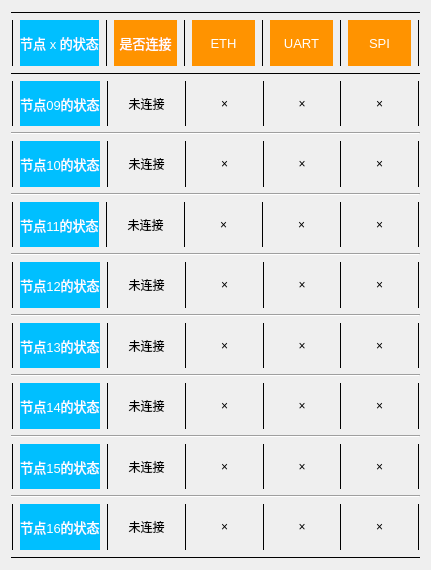
  <widget class="QWidget" name="gridLayoutWidget_2">
   <property name="geometry">
    <rect>
     <x>460</x>
     <y>50</y>
     <width>431</width>
     <height>570</height>
    </rect>
   </property>
   <layout class="QGridLayout" name="gridLayout_2">
    <item row="0" column="0">
     <widget class="Line" name="line_76">
      <property name="frameShadow">
       <enum>QFrame::Plain</enum>
      </property>
      <property name="orientation">
       <enum>Qt::Horizontal</enum>
      </property>
     </widget>
    </item>
    <item row="10" column="0">
     <widget class="Line" name="line_86">
      <property name="orientation">
       <enum>Qt::Horizontal</enum>
      </property>
     </widget>
    </item>
    <item row="11" column="0">
     <layout class="QHBoxLayout" name="horizontalLayout_15">
      <item>
       <widget class="Line" name="line_77">
        <property name="frameShadow">
         <enum>QFrame::Plain</enum>
        </property>
        <property name="orientation">
         <enum>Qt::Vertical</enum>
        </property>
       </widget>
      </item>
      <item>
       <widget class="QLabel" name="label_64">
        <property name="styleSheet">
         <string notr="true">background-color:DeepSkyBlue;
font-size:13px;
color:white;</string>
        </property>
        <property name="text">
         <string>节点13的状态</string>
        </property>
        <property name="scaledContents">
         <bool>true</bool>
        </property>
        <property name="alignment">
         <set>Qt::AlignCenter</set>
        </property>
        <property name="margin">
         <number>10</number>
        </property>
       </widget>
      </item>
      <item>
       <widget class="Line" name="line_78">
        <property name="frameShadow">
         <enum>QFrame::Plain</enum>
        </property>
        <property name="orientation">
         <enum>Qt::Vertical</enum>
        </property>
       </widget>
      </item>
      <item>
       <widget class="QLabel" name="label_65">
        <property name="text">
         <string>  未连接  </string>
        </property>
        <property name="alignment">
         <set>Qt::AlignCenter</set>
        </property>
        <property name="margin">
         <number>0</number>
        </property>
       </widget>
      </item>
      <item>
       <widget class="Line" name="line_79">
        <property name="frameShadow">
         <enum>QFrame::Plain</enum>
        </property>
        <property name="orientation">
         <enum>Qt::Vertical</enum>
        </property>
       </widget>
      </item>
      <item>
       <widget class="QLabel" name="label_66">
        <property name="text">
         <string>×</string>
        </property>
        <property name="alignment">
         <set>Qt::AlignCenter</set>
        </property>
       </widget>
      </item>
      <item>
       <widget class="Line" name="line_80">
        <property name="frameShadow">
         <enum>QFrame::Plain</enum>
        </property>
        <property name="orientation">
         <enum>Qt::Vertical</enum>
        </property>
       </widget>
      </item>
      <item>
       <widget class="QLabel" name="label_67">
        <property name="text">
         <string>×</string>
        </property>
        <property name="alignment">
         <set>Qt::AlignCenter</set>
        </property>
       </widget>
      </item>
      <item>
       <widget class="Line" name="line_87">
        <property name="frameShadow">
         <enum>QFrame::Plain</enum>
        </property>
        <property name="orientation">
         <enum>Qt::Vertical</enum>
        </property>
       </widget>
      </item>
      <item>
       <widget class="QLabel" name="label_68">
        <property name="text">
         <string>×</string>
        </property>
        <property name="alignment">
         <set>Qt::AlignCenter</set>
        </property>
       </widget>
      </item>
      <item>
       <widget class="Line" name="line_88">
        <property name="frameShadow">
         <enum>QFrame::Plain</enum>
        </property>
        <property name="orientation">
         <enum>Qt::Vertical</enum>
        </property>
       </widget>
      </item>
     </layout>
    </item>
    <item row="4" column="0">
     <widget class="Line" name="line_89">
      <property name="orientation">
       <enum>Qt::Horizontal</enum>
      </property>
     </widget>
    </item>
    <item row="3" column="0">
     <layout class="QHBoxLayout" name="horizontalLayout_16">
      <item>
       <widget class="Line" name="line_90">
        <property name="frameShadow">
         <enum>QFrame::Plain</enum>
        </property>
        <property name="orientation">
         <enum>Qt::Vertical</enum>
        </property>
       </widget>
      </item>
      <item>
       <widget class="QLabel" name="label_15">
        <property name="styleSheet">
         <string notr="true">background-color:DeepSkyBlue;
font-size:13px;
color:white;</string>
        </property>
        <property name="text">
         <string>节点09的状态</string>
        </property>
        <property name="scaledContents">
         <bool>true</bool>
        </property>
        <property name="alignment">
         <set>Qt::AlignCenter</set>
        </property>
        <property name="margin">
         <number>10</number>
        </property>
       </widget>
      </item>
      <item>
       <widget class="Line" name="line_91">
        <property name="frameShadow">
         <enum>QFrame::Plain</enum>
        </property>
        <property name="orientation">
         <enum>Qt::Vertical</enum>
        </property>
       </widget>
      </item>
      <item>
       <widget class="QLabel" name="label_69">
        <property name="text">
         <string>  未连接  </string>
        </property>
        <property name="alignment">
         <set>Qt::AlignCenter</set>
        </property>
        <property name="margin">
         <number>0</number>
        </property>
       </widget>
      </item>
      <item>
       <widget class="Line" name="line_92">
        <property name="frameShadow">
         <enum>QFrame::Plain</enum>
        </property>
        <property name="orientation">
         <enum>Qt::Vertical</enum>
        </property>
       </widget>
      </item>
      <item>
       <widget class="QLabel" name="label_70">
        <property name="text">
         <string>×</string>
        </property>
        <property name="alignment">
         <set>Qt::AlignCenter</set>
        </property>
       </widget>
      </item>
      <item>
       <widget class="Line" name="line_93">
        <property name="frameShadow">
         <enum>QFrame::Plain</enum>
        </property>
        <property name="orientation">
         <enum>Qt::Vertical</enum>
        </property>
       </widget>
      </item>
      <item>
       <widget class="QLabel" name="label_71">
        <property name="text">
         <string>×</string>
        </property>
        <property name="alignment">
         <set>Qt::AlignCenter</set>
        </property>
       </widget>
      </item>
      <item>
       <widget class="Line" name="line_94">
        <property name="frameShadow">
         <enum>QFrame::Plain</enum>
        </property>
        <property name="orientation">
         <enum>Qt::Vertical</enum>
        </property>
       </widget>
      </item>
      <item>
       <widget class="QLabel" name="label_72">
        <property name="text">
         <string>×</string>
        </property>
        <property name="alignment">
         <set>Qt::AlignCenter</set>
        </property>
       </widget>
      </item>
      <item>
       <widget class="Line" name="line_95">
        <property name="frameShadow">
         <enum>QFrame::Plain</enum>
        </property>
        <property name="orientation">
         <enum>Qt::Vertical</enum>
        </property>
       </widget>
      </item>
     </layout>
    </item>
    <item row="12" column="0">
     <widget class="Line" name="line_96">
      <property name="orientation">
       <enum>Qt::Horizontal</enum>
      </property>
     </widget>
    </item>
    <item row="5" column="0">
     <layout class="QHBoxLayout" name="horizontalLayout_17">
      <item>
       <widget class="Line" name="line_97">
        <property name="frameShadow">
         <enum>QFrame::Plain</enum>
        </property>
        <property name="orientation">
         <enum>Qt::Vertical</enum>
        </property>
       </widget>
      </item>
      <item>
       <widget class="QLabel" name="label_16">
        <property name="styleSheet">
         <string notr="true">background-color:DeepSkyBlue;
font-size:13px;
color:white;</string>
        </property>
        <property name="text">
         <string>节点10的状态</string>
        </property>
        <property name="scaledContents">
         <bool>true</bool>
        </property>
        <property name="alignment">
         <set>Qt::AlignCenter</set>
        </property>
        <property name="margin">
         <number>10</number>
        </property>
       </widget>
      </item>
      <item>
       <widget class="Line" name="line_98">
        <property name="frameShadow">
         <enum>QFrame::Plain</enum>
        </property>
        <property name="orientation">
         <enum>Qt::Vertical</enum>
        </property>
       </widget>
      </item>
      <item>
       <widget class="QLabel" name="label_73">
        <property name="text">
         <string>  未连接  </string>
        </property>
        <property name="alignment">
         <set>Qt::AlignCenter</set>
        </property>
        <property name="margin">
         <number>0</number>
        </property>
       </widget>
      </item>
      <item>
       <widget class="Line" name="line_99">
        <property name="frameShadow">
         <enum>QFrame::Plain</enum>
        </property>
        <property name="orientation">
         <enum>Qt::Vertical</enum>
        </property>
       </widget>
      </item>
      <item>
       <widget class="QLabel" name="label_74">
        <property name="text">
         <string>×</string>
        </property>
        <property name="alignment">
         <set>Qt::AlignCenter</set>
        </property>
       </widget>
      </item>
      <item>
       <widget class="Line" name="line_100">
        <property name="frameShadow">
         <enum>QFrame::Plain</enum>
        </property>
        <property name="orientation">
         <enum>Qt::Vertical</enum>
        </property>
       </widget>
      </item>
      <item>
       <widget class="QLabel" name="label_75">
        <property name="text">
         <string>×</string>
        </property>
        <property name="alignment">
         <set>Qt::AlignCenter</set>
        </property>
       </widget>
      </item>
      <item>
       <widget class="Line" name="line_101">
        <property name="frameShadow">
         <enum>QFrame::Plain</enum>
        </property>
        <property name="orientation">
         <enum>Qt::Vertical</enum>
        </property>
       </widget>
      </item>
      <item>
       <widget class="QLabel" name="label_76">
        <property name="text">
         <string>×</string>
        </property>
        <property name="alignment">
         <set>Qt::AlignCenter</set>
        </property>
       </widget>
      </item>
      <item>
       <widget class="Line" name="line_102">
        <property name="frameShadow">
         <enum>QFrame::Plain</enum>
        </property>
        <property name="orientation">
         <enum>Qt::Vertical</enum>
        </property>
       </widget>
      </item>
     </layout>
    </item>
    <item row="9" column="0">
     <layout class="QHBoxLayout" name="horizontalLayout_18">
      <item>
       <widget class="Line" name="line_103">
        <property name="frameShadow">
         <enum>QFrame::Plain</enum>
        </property>
        <property name="orientation">
         <enum>Qt::Vertical</enum>
        </property>
       </widget>
      </item>
      <item>
       <widget class="QLabel" name="label_77">
        <property name="styleSheet">
         <string notr="true">background-color:DeepSkyBlue;
font-size:13px;
color:white;</string>
        </property>
        <property name="text">
         <string>节点12的状态</string>
        </property>
        <property name="scaledContents">
         <bool>true</bool>
        </property>
        <property name="alignment">
         <set>Qt::AlignCenter</set>
        </property>
        <property name="margin">
         <number>10</number>
        </property>
       </widget>
      </item>
      <item>
       <widget class="Line" name="line_104">
        <property name="frameShadow">
         <enum>QFrame::Plain</enum>
        </property>
        <property name="orientation">
         <enum>Qt::Vertical</enum>
        </property>
       </widget>
      </item>
      <item>
       <widget class="QLabel" name="label_78">
        <property name="text">
         <string>  未连接  </string>
        </property>
        <property name="alignment">
         <set>Qt::AlignCenter</set>
        </property>
        <property name="margin">
         <number>0</number>
        </property>
       </widget>
      </item>
      <item>
       <widget class="Line" name="line_105">
        <property name="frameShadow">
         <enum>QFrame::Plain</enum>
        </property>
        <property name="orientation">
         <enum>Qt::Vertical</enum>
        </property>
       </widget>
      </item>
      <item>
       <widget class="QLabel" name="label_79">
        <property name="text">
         <string>×</string>
        </property>
        <property name="alignment">
         <set>Qt::AlignCenter</set>
        </property>
       </widget>
      </item>
      <item>
       <widget class="Line" name="line_106">
        <property name="frameShadow">
         <enum>QFrame::Plain</enum>
        </property>
        <property name="orientation">
         <enum>Qt::Vertical</enum>
        </property>
       </widget>
      </item>
      <item>
       <widget class="QLabel" name="label_80">
        <property name="text">
         <string>×</string>
        </property>
        <property name="alignment">
         <set>Qt::AlignCenter</set>
        </property>
       </widget>
      </item>
      <item>
       <widget class="Line" name="line_107">
        <property name="frameShadow">
         <enum>QFrame::Plain</enum>
        </property>
        <property name="orientation">
         <enum>Qt::Vertical</enum>
        </property>
       </widget>
      </item>
      <item>
       <widget class="QLabel" name="label_81">
        <property name="text">
         <string>×</string>
        </property>
        <property name="alignment">
         <set>Qt::AlignCenter</set>
        </property>
       </widget>
      </item>
      <item>
       <widget class="Line" name="line_108">
        <property name="frameShadow">
         <enum>QFrame::Plain</enum>
        </property>
        <property name="orientation">
         <enum>Qt::Vertical</enum>
        </property>
       </widget>
      </item>
     </layout>
    </item>
    <item row="8" column="0">
     <widget class="Line" name="line_109">
      <property name="orientation">
       <enum>Qt::Horizontal</enum>
      </property>
     </widget>
    </item>
    <item row="6" column="0">
     <widget class="Line" name="line_110">
      <property name="orientation">
       <enum>Qt::Horizontal</enum>
      </property>
     </widget>
    </item>
    <item row="15" column="0">
     <layout class="QHBoxLayout" name="horizontalLayout_19">
      <item>
       <widget class="Line" name="line_111">
        <property name="frameShadow">
         <enum>QFrame::Plain</enum>
        </property>
        <property name="orientation">
         <enum>Qt::Vertical</enum>
        </property>
       </widget>
      </item>
      <item>
       <widget class="QLabel" name="label_82">
        <property name="styleSheet">
         <string notr="true">background-color:DeepSkyBlue;
font-size:13px;
color:white;</string>
        </property>
        <property name="text">
         <string>节点15的状态</string>
        </property>
        <property name="scaledContents">
         <bool>true</bool>
        </property>
        <property name="alignment">
         <set>Qt::AlignCenter</set>
        </property>
        <property name="margin">
         <number>10</number>
        </property>
       </widget>
      </item>
      <item>
       <widget class="Line" name="line_112">
        <property name="frameShadow">
         <enum>QFrame::Plain</enum>
        </property>
        <property name="orientation">
         <enum>Qt::Vertical</enum>
        </property>
       </widget>
      </item>
      <item>
       <widget class="QLabel" name="label_83">
        <property name="text">
         <string>  未连接  </string>
        </property>
        <property name="alignment">
         <set>Qt::AlignCenter</set>
        </property>
        <property name="margin">
         <number>0</number>
        </property>
       </widget>
      </item>
      <item>
       <widget class="Line" name="line_113">
        <property name="frameShadow">
         <enum>QFrame::Plain</enum>
        </property>
        <property name="orientation">
         <enum>Qt::Vertical</enum>
        </property>
       </widget>
      </item>
      <item>
       <widget class="QLabel" name="label_84">
        <property name="text">
         <string>×</string>
        </property>
        <property name="alignment">
         <set>Qt::AlignCenter</set>
        </property>
       </widget>
      </item>
      <item>
       <widget class="Line" name="line_114">
        <property name="frameShadow">
         <enum>QFrame::Plain</enum>
        </property>
        <property name="orientation">
         <enum>Qt::Vertical</enum>
        </property>
       </widget>
      </item>
      <item>
       <widget class="QLabel" name="label_85">
        <property name="text">
         <string>×</string>
        </property>
        <property name="alignment">
         <set>Qt::AlignCenter</set>
        </property>
       </widget>
      </item>
      <item>
       <widget class="Line" name="line_115">
        <property name="frameShadow">
         <enum>QFrame::Plain</enum>
        </property>
        <property name="orientation">
         <enum>Qt::Vertical</enum>
        </property>
       </widget>
      </item>
      <item>
       <widget class="QLabel" name="label_86">
        <property name="text">
         <string>×</string>
        </property>
        <property name="alignment">
         <set>Qt::AlignCenter</set>
        </property>
       </widget>
      </item>
      <item>
       <widget class="Line" name="line_116">
        <property name="frameShadow">
         <enum>QFrame::Plain</enum>
        </property>
        <property name="orientation">
         <enum>Qt::Vertical</enum>
        </property>
       </widget>
      </item>
     </layout>
    </item>
    <item row="13" column="0">
     <layout class="QHBoxLayout" name="horizontalLayout_20">
      <item>
       <widget class="Line" name="line_117">
        <property name="frameShadow">
         <enum>QFrame::Plain</enum>
        </property>
        <property name="orientation">
         <enum>Qt::Vertical</enum>
        </property>
       </widget>
      </item>
      <item>
       <widget class="QLabel" name="label_87">
        <property name="styleSheet">
         <string notr="true">background-color:DeepSkyBlue;
font-size:13px;
color:white;</string>
        </property>
        <property name="text">
         <string>节点14的状态</string>
        </property>
        <property name="scaledContents">
         <bool>true</bool>
        </property>
        <property name="alignment">
         <set>Qt::AlignCenter</set>
        </property>
        <property name="margin">
         <number>10</number>
        </property>
       </widget>
      </item>
      <item>
       <widget class="Line" name="line_118">
        <property name="frameShadow">
         <enum>QFrame::Plain</enum>
        </property>
        <property name="orientation">
         <enum>Qt::Vertical</enum>
        </property>
       </widget>
      </item>
      <item>
       <widget class="QLabel" name="label_88">
        <property name="text">
         <string>  未连接  </string>
        </property>
        <property name="alignment">
         <set>Qt::AlignCenter</set>
        </property>
        <property name="margin">
         <number>0</number>
        </property>
       </widget>
      </item>
      <item>
       <widget class="Line" name="line_119">
        <property name="frameShadow">
         <enum>QFrame::Plain</enum>
        </property>
        <property name="orientation">
         <enum>Qt::Vertical</enum>
        </property>
       </widget>
      </item>
      <item>
       <widget class="QLabel" name="label_89">
        <property name="text">
         <string>×</string>
        </property>
        <property name="alignment">
         <set>Qt::AlignCenter</set>
        </property>
       </widget>
      </item>
      <item>
       <widget class="Line" name="line_120">
        <property name="frameShadow">
         <enum>QFrame::Plain</enum>
        </property>
        <property name="orientation">
         <enum>Qt::Vertical</enum>
        </property>
       </widget>
      </item>
      <item>
       <widget class="QLabel" name="label_90">
        <property name="text">
         <string>×</string>
        </property>
        <property name="alignment">
         <set>Qt::AlignCenter</set>
        </property>
       </widget>
      </item>
      <item>
       <widget class="Line" name="line_121">
        <property name="frameShadow">
         <enum>QFrame::Plain</enum>
        </property>
        <property name="orientation">
         <enum>Qt::Vertical</enum>
        </property>
       </widget>
      </item>
      <item>
       <widget class="QLabel" name="label_91">
        <property name="text">
         <string>×</string>
        </property>
        <property name="alignment">
         <set>Qt::AlignCenter</set>
        </property>
       </widget>
      </item>
      <item>
       <widget class="Line" name="line_122">
        <property name="frameShadow">
         <enum>QFrame::Plain</enum>
        </property>
        <property name="orientation">
         <enum>Qt::Vertical</enum>
        </property>
       </widget>
      </item>
     </layout>
    </item>
    <item row="1" column="0">
     <layout class="QHBoxLayout" name="horizontalLayout_21">
      <item>
       <widget class="Line" name="line_123">
        <property name="frameShadow">
         <enum>QFrame::Plain</enum>
        </property>
        <property name="orientation">
         <enum>Qt::Vertical</enum>
        </property>
       </widget>
      </item>
      <item>
       <widget class="QLabel" name="label_17">
        <property name="styleSheet">
         <string notr="true">background-color:DeepSkyBlue;
font-size:13px;
color:white;</string>
        </property>
        <property name="text">
         <string>节点 x 的状态</string>
        </property>
        <property name="scaledContents">
         <bool>true</bool>
        </property>
        <property name="alignment">
         <set>Qt::AlignCenter</set>
        </property>
        <property name="margin">
         <number>10</number>
        </property>
       </widget>
      </item>
      <item>
       <widget class="Line" name="line_124">
        <property name="frameShadow">
         <enum>QFrame::Plain</enum>
        </property>
        <property name="orientation">
         <enum>Qt::Vertical</enum>
        </property>
       </widget>
      </item>
      <item>
       <widget class="QLabel" name="label_92">
        <property name="styleSheet">
         <string notr="true">background-color: rgb(255, 147, 0);
font-size:13px;
color:white;</string>
        </property>
        <property name="text">
         <string>是否连接</string>
        </property>
        <property name="alignment">
         <set>Qt::AlignCenter</set>
        </property>
        <property name="margin">
         <number>0</number>
        </property>
       </widget>
      </item>
      <item>
       <widget class="Line" name="line_125">
        <property name="frameShadow">
         <enum>QFrame::Plain</enum>
        </property>
        <property name="orientation">
         <enum>Qt::Vertical</enum>
        </property>
       </widget>
      </item>
      <item>
       <widget class="QLabel" name="label_93">
        <property name="styleSheet">
         <string notr="true">background-color: rgb(255, 147, 0);
font-size:13px;
color:white;</string>
        </property>
        <property name="text">
         <string>ETH</string>
        </property>
        <property name="alignment">
         <set>Qt::AlignCenter</set>
        </property>
       </widget>
      </item>
      <item>
       <widget class="Line" name="line_126">
        <property name="frameShadow">
         <enum>QFrame::Plain</enum>
        </property>
        <property name="orientation">
         <enum>Qt::Vertical</enum>
        </property>
       </widget>
      </item>
      <item>
       <widget class="QLabel" name="label_94">
        <property name="styleSheet">
         <string notr="true">background-color: rgb(255, 147, 0);
font-size:13px;
color:white;</string>
        </property>
        <property name="text">
         <string>UART</string>
        </property>
        <property name="alignment">
         <set>Qt::AlignCenter</set>
        </property>
       </widget>
      </item>
      <item>
       <widget class="Line" name="line_127">
        <property name="frameShadow">
         <enum>QFrame::Plain</enum>
        </property>
        <property name="orientation">
         <enum>Qt::Vertical</enum>
        </property>
       </widget>
      </item>
      <item>
       <widget class="QLabel" name="label_95">
        <property name="styleSheet">
         <string notr="true">background-color: rgb(255, 147, 0);
font-size:13px;
color:white;</string>
        </property>
        <property name="text">
         <string>SPI</string>
        </property>
        <property name="alignment">
         <set>Qt::AlignCenter</set>
        </property>
       </widget>
      </item>
      <item>
       <widget class="Line" name="line_128">
        <property name="frameShadow">
         <enum>QFrame::Plain</enum>
        </property>
        <property name="orientation">
         <enum>Qt::Vertical</enum>
        </property>
       </widget>
      </item>
     </layout>
    </item>
    <item row="2" column="0">
     <widget class="Line" name="line_129">
      <property name="frameShadow">
       <enum>QFrame::Plain</enum>
      </property>
      <property name="orientation">
       <enum>Qt::Horizontal</enum>
      </property>
     </widget>
    </item>
    <item row="7" column="0">
     <layout class="QHBoxLayout" name="horizontalLayout_22">
      <item>
       <widget class="Line" name="line_130">
        <property name="frameShadow">
         <enum>QFrame::Plain</enum>
        </property>
        <property name="orientation">
         <enum>Qt::Vertical</enum>
        </property>
       </widget>
      </item>
      <item>
       <widget class="QLabel" name="label_96">
        <property name="enabled">
         <bool>true</bool>
        </property>
        <property name="styleSheet">
         <string notr="true">background-color:DeepSkyBlue;
font-size:13px;
color:white;</string>
        </property>
        <property name="text">
         <string>节点11的状态</string>
        </property>
        <property name="scaledContents">
         <bool>true</bool>
        </property>
        <property name="alignment">
         <set>Qt::AlignCenter</set>
        </property>
        <property name="margin">
         <number>10</number>
        </property>
       </widget>
      </item>
      <item>
       <widget class="Line" name="line_131">
        <property name="frameShadow">
         <enum>QFrame::Plain</enum>
        </property>
        <property name="orientation">
         <enum>Qt::Vertical</enum>
        </property>
       </widget>
      </item>
      <item>
       <widget class="QLabel" name="label_97">
        <property name="text">
         <string>  未连接  </string>
        </property>
        <property name="alignment">
         <set>Qt::AlignCenter</set>
        </property>
        <property name="margin">
         <number>0</number>
        </property>
       </widget>
      </item>
      <item>
       <widget class="Line" name="line_132">
        <property name="frameShadow">
         <enum>QFrame::Plain</enum>
        </property>
        <property name="orientation">
         <enum>Qt::Vertical</enum>
        </property>
       </widget>
      </item>
      <item>
       <widget class="QLabel" name="label_98">
        <property name="text">
         <string>×</string>
        </property>
        <property name="alignment">
         <set>Qt::AlignCenter</set>
        </property>
       </widget>
      </item>
      <item>
       <widget class="Line" name="line_133">
        <property name="frameShadow">
         <enum>QFrame::Plain</enum>
        </property>
        <property name="orientation">
         <enum>Qt::Vertical</enum>
        </property>
       </widget>
      </item>
      <item>
       <widget class="QLabel" name="label_99">
        <property name="text">
         <string>×</string>
        </property>
        <property name="alignment">
         <set>Qt::AlignCenter</set>
        </property>
       </widget>
      </item>
      <item>
       <widget class="Line" name="line_134">
        <property name="frameShadow">
         <enum>QFrame::Plain</enum>
        </property>
        <property name="orientation">
         <enum>Qt::Vertical</enum>
        </property>
       </widget>
      </item>
      <item>
       <widget class="QLabel" name="label_100">
        <property name="text">
         <string>×</string>
        </property>
        <property name="alignment">
         <set>Qt::AlignCenter</set>
        </property>
       </widget>
      </item>
      <item>
       <widget class="Line" name="line_135">
        <property name="frameShadow">
         <enum>QFrame::Plain</enum>
        </property>
        <property name="orientation">
         <enum>Qt::Vertical</enum>
        </property>
       </widget>
      </item>
     </layout>
    </item>
    <item row="16" column="0">
     <widget class="Line" name="line_136">
      <property name="orientation">
       <enum>Qt::Horizontal</enum>
      </property>
     </widget>
    </item>
    <item row="17" column="0">
     <layout class="QHBoxLayout" name="horizontalLayout_23">
      <item>
       <widget class="Line" name="line_137">
        <property name="frameShadow">
         <enum>QFrame::Plain</enum>
        </property>
        <property name="orientation">
         <enum>Qt::Vertical</enum>
        </property>
       </widget>
      </item>
      <item>
       <widget class="QLabel" name="label_101">
        <property name="styleSheet">
         <string notr="true">background-color:DeepSkyBlue;
font-size:13px;
color:white;</string>
        </property>
        <property name="text">
         <string>节点16的状态</string>
        </property>
        <property name="scaledContents">
         <bool>true</bool>
        </property>
        <property name="alignment">
         <set>Qt::AlignCenter</set>
        </property>
        <property name="margin">
         <number>10</number>
        </property>
       </widget>
      </item>
      <item>
       <widget class="Line" name="line_138">
        <property name="frameShadow">
         <enum>QFrame::Plain</enum>
        </property>
        <property name="orientation">
         <enum>Qt::Vertical</enum>
        </property>
       </widget>
      </item>
      <item>
       <widget class="QLabel" name="label_102">
        <property name="text">
         <string>  未连接  </string>
        </property>
        <property name="alignment">
         <set>Qt::AlignCenter</set>
        </property>
        <property name="margin">
         <number>0</number>
        </property>
       </widget>
      </item>
      <item>
       <widget class="Line" name="line_139">
        <property name="frameShadow">
         <enum>QFrame::Plain</enum>
        </property>
        <property name="orientation">
         <enum>Qt::Vertical</enum>
        </property>
       </widget>
      </item>
      <item>
       <widget class="QLabel" name="label_103">
        <property name="text">
         <string>×</string>
        </property>
        <property name="alignment">
         <set>Qt::AlignCenter</set>
        </property>
       </widget>
      </item>
      <item>
       <widget class="Line" name="line_140">
        <property name="frameShadow">
         <enum>QFrame::Plain</enum>
        </property>
        <property name="orientation">
         <enum>Qt::Vertical</enum>
        </property>
       </widget>
      </item>
      <item>
       <widget class="QLabel" name="label_104">
        <property name="text">
         <string>×</string>
        </property>
        <property name="alignment">
         <set>Qt::AlignCenter</set>
        </property>
       </widget>
      </item>
      <item>
       <widget class="Line" name="line_141">
        <property name="frameShadow">
         <enum>QFrame::Plain</enum>
        </property>
        <property name="orientation">
         <enum>Qt::Vertical</enum>
        </property>
       </widget>
      </item>
      <item>
       <widget class="QLabel" name="label_105">
        <property name="text">
         <string>×</string>
        </property>
        <property name="alignment">
         <set>Qt::AlignCenter</set>
        </property>
       </widget>
      </item>
      <item>
       <widget class="Line" name="line_142">
        <property name="frameShadow">
         <enum>QFrame::Plain</enum>
        </property>
        <property name="orientation">
         <enum>Qt::Vertical</enum>
        </property>
       </widget>
      </item>
     </layout>
    </item>
    <item row="14" column="0">
     <widget class="Line" name="line_143">
      <property name="orientation">
       <enum>Qt::Horizontal</enum>
      </property>
     </widget>
    </item>
    <item row="18" column="0">
     <widget class="Line" name="line_144">
      <property name="frameShadow">
       <enum>QFrame::Plain</enum>
      </property>
      <property name="orientation">
       <enum>Qt::Horizontal</enum>
      </property>
     </widget>
    </item>
   </layout>
  </widget>
